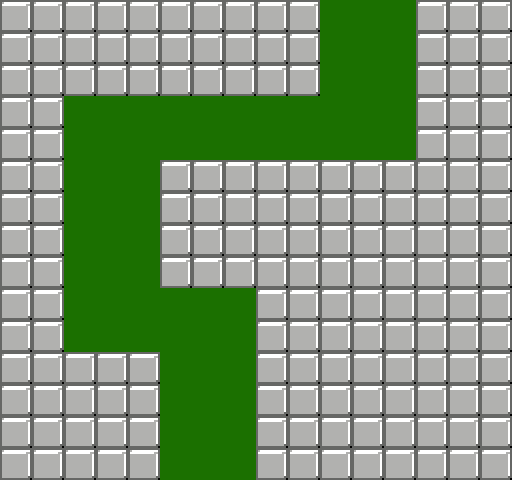

This is a level from a 2D game, rendered from its Tiled map with the project's own tilesets. A one-line summary and the complete map file follow:
An orthogonal 16x15 tile map with 32x32 px tiles, 1 tile layer (Tile Layer 1).

<map version="1.0" orientation="orthogonal" renderorder="right-down" width="16" height="15" tilewidth="32" tileheight="32" nextobjectid="1">
 <tileset firstgid="1" name="a" tilewidth="32" tileheight="32" tilecount="128">
  <image source="metatiles.png" width="512" height="256" />
 </tileset>
 <layer name="Tile Layer 1" width="16" height="15">
  <data encoding="csv">
5,5,5,5,5,5,5,5,5,5,1,1,1,5,5,5,
5,5,5,5,5,5,5,5,5,5,1,1,1,5,5,5,
5,5,5,5,5,5,5,5,5,5,1,1,1,5,5,5,
5,5,1,1,1,1,1,1,1,1,1,1,1,5,5,5,
5,5,1,1,1,1,1,1,1,1,1,1,1,5,5,5,
5,5,1,1,1,5,5,5,5,5,5,5,5,5,5,5,
5,5,1,1,1,5,5,5,5,5,5,5,5,5,5,5,
5,5,1,1,1,5,5,5,5,5,5,5,5,5,5,5,
5,5,1,1,1,5,5,5,5,5,5,5,5,5,5,5,
5,5,1,1,1,1,1,1,5,5,5,5,5,5,5,5,
5,5,1,1,1,1,1,1,5,5,5,5,5,5,5,5,
5,5,5,5,5,1,1,1,5,5,5,5,5,5,5,5,
5,5,5,5,5,1,1,1,5,5,5,5,5,5,5,5,
5,5,5,5,5,1,1,1,5,5,5,5,5,5,5,5,
5,5,5,5,5,1,1,1,5,5,5,5,5,5,5,5
</data>
 </layer>
</map>
